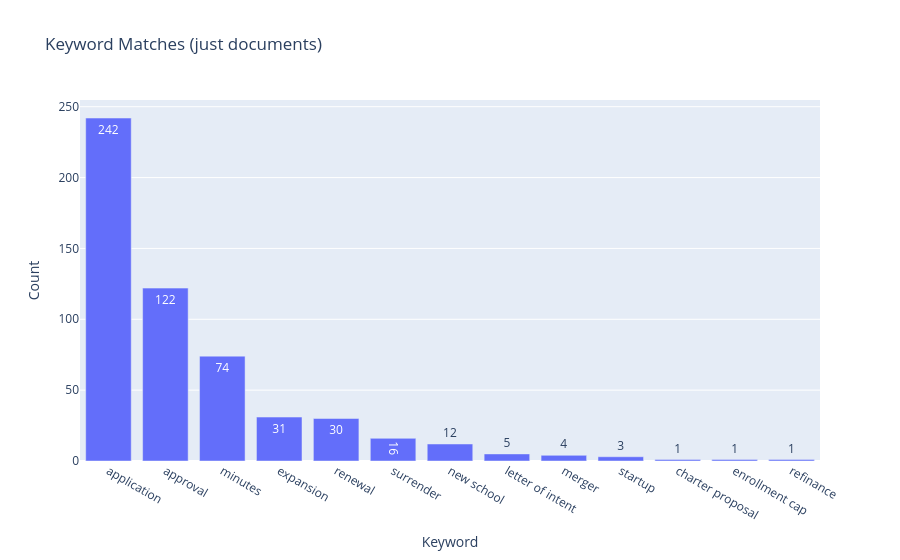

Source (notebook cell):
### Code cell
import plotly.express as px

px.bar(doc_kw.filter(
        (doc_kw['keyword_matches'] != 'No Keywords')
        & (doc_kw['is_document'] == True),
        # & (~((doc_kw['is_document'] == False) & (doc_kw['keyword_matches'].is_in(['approval', 'application', 'minutes', 'renewal'])))),
    ),
    x='keyword_matches',
    y='count',
    # color='is_document',
    title='Keyword Matches (just documents)',
    text_auto=True,
    labels={
        'keyword_matches': 'Keyword',
        'count': 'Count',
    },
    # template='plotly_dark',
    # width=1200,
    # height=800,
    # xaxis_title='Keyword',
    # yaxis_title='Count',
    # showlegend=False,
    barmode='group',
)#.update_layout(showlegend=False)

### Figure 1 — Plotly figure (JSON) as saved in the notebook; plotly's stock layout.template omitted (floating-point values rounded to 4 significant figures)
{"data": [{"alignmentgroup": "True", "hovertemplate": "Keyword=%{x}<br>Count=%{y}<extra></extra>", "legendgroup": "", "marker": {"color": "#636efa", "pattern": {"shape": ""}}, "name": "", "offsetgroup": "", "orientation": "v", "showlegend": false, "textposition": "auto", "texttemplate": "%{y}", "type": "bar", "x": ["application", "approval", "minutes", "expansion", "renewal", "surrender", "new school", "letter of intent", "merger", "startup", "charter proposal", "enrollment cap", "refinance"], "xaxis": "x", "y": [242, 122, 74, 31, 30, 16, 12, 5, 4, 3, 1, 1, 1], "yaxis": "y"}], "layout": {"barmode": "group", "legend": {"tracegroupgap": 0}, "title": {"text": "Keyword Matches (just documents)"}, "xaxis": {"anchor": "y", "domain": [0, 1], "title": {"text": "Keyword"}}, "yaxis": {"anchor": "x", "domain": [0, 1], "title": {"text": "Count"}}}}
